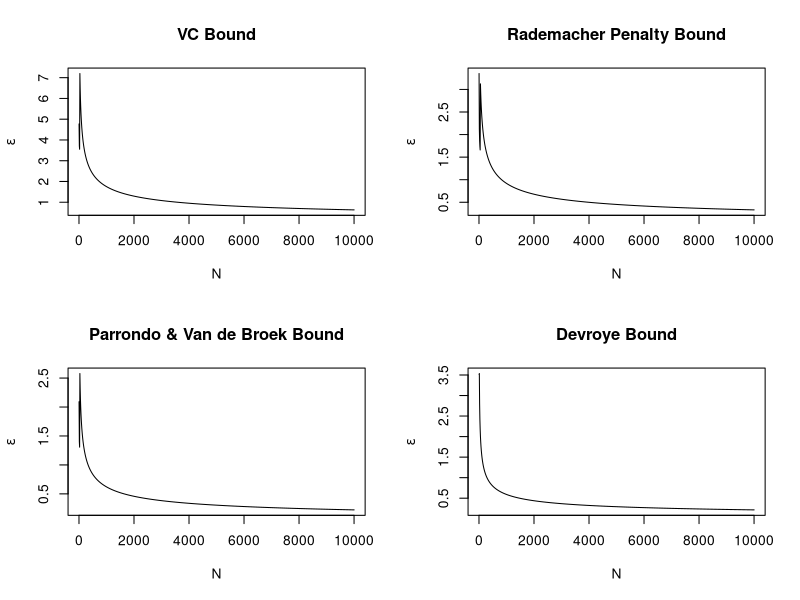

Source code (R):
############### GENERALIZATION ERROR ###############
#
# There are various bounds for generalization error.  This script contains functions for calculating four such bounds
# given
#
# A function for computing the minimum sample size necessary to satisfy the VC bound for specified values of epsilon, 
# delta, and VC dimension is also provided.
#
# Each of these functions requires a growth function to be passed in as a parameter.  One growth function, which 
# uses N^(d_VC) as an approximation, is provided and used by default if no growth function is specified.  
#
############### DEFINITIONS ###############
#
# N = Sample Size
# d_VC = VC Dimension
# g = A hypothesis function for approximating a target function
# E_in(g) = In-Sample Error
# E_out(g) = Out-of-Sample Error
# m_H(N) = Growth Function:  Counts the most dichotomies on any N points; satisfies m_H(N) <= 2^N 
# epsilon = Omega = Generalization Error Tolerance
# eps = Actual Generalization Error
# delta = Upper bound on the probability that generalization error will be more than a specified value
# 1 - delta = Confidence that generalization error will be at most a specified value
#
# True Generalization Error: eps = E_out - E_in
#
# Generalization Error Tolerance: epsilon = Omega = sqrt((8/N)*ln(4*m_H(2N)/delta))
#
# VC Inequality: P[|E_in(g) - E_out(g)| > epsilon] <= 4*m_H(2N)*e^(-(1/8)*(epsilon^2)*N) = delta
#
############### RELEVANT BOUNDS ###############
#
# The following bounds all hold with probability at least 1 - delta:
#
# Rearranging the VC Inequality: E_out <= E_in + Omega 
#
# Original VC Bound: eps <= sqrt((8/N)*ln(4*m_H(2N)/delta))
#
# Rademacher Penalty Bound: eps <= sqrt((2*ln(2*N*m_H(N)))/N) + sqrt((2/N)*ln(1/delta)) + 1/N
#
# Parrondo and Van den Broek: eps <= sqrt((1/N)*(2*eps + ln((6*m_H(2*N))/delta)))
#
# Devroye: eps <= sqrt((1/(2*N))*(4*eps*(1 + eps) + ln((4*m_H(N^2))/delta)))

############### IMPLEMENTATION ###############

## A simple approximation for growth functions using N^(d_VC)
## If N <= d_VC, then the growth function can be computed exactly as 2^N because the sample can be shattered
## log.apply - When set to true, the natural log is applied to the approximation; useful for dealing with large numbers
m_H.approximate <- function(N, d_VC, log.apply = FALSE) {
  if(log.apply) {
    if(N <= d_VC)
      return(N*log(2))
    else
      return(d_VC*log(N))
  }
  
  if(N <= d_VC)
    return(2^N)
  
  else
    N^(d_VC)
}

## Calculates the minimum sample size necessary to satisfy the VC inequality; N >= (8/epsilon^2)ln((4*m_H(2*N))/delta)
## Uses an iterative method for solving N = f(N).  The method is as follows:
##    Choose a starting value N_0 and then iteratively set N_i+1 = f(N_i) 
##    Stop when N_i+1 approximates N_i within a specified margin.
##    Works when |f(N_i) - f(N_j)| <= c*|N_i - N_j| in the region where the iterations are taking place for some c < 1
## epsilon - Generalization error tolerance
## delta - Confidence level; there is (1 - delta)% confidence that the generalization error will be at most epsilon
## d_VC - VC dimension
## m_H - A growth function
## N_0 - Starting point for iterative approximation
## margin - Margin of error for iterative approximation
vcBound.computeSufficientN <- function(epsilon = 0.05, delta = 0.05, d_VC = 10, m_H = m_H.approximate, N_0 = 1, margin = 0.0001) {
  N_1 <- (8/epsilon^2)*log((4*m_H(2*N_0, d_VC))/delta)
  while(N_1 - N_0 > margin) {
    N_0 <- N_1
    N_1 <- (8/epsilon^2)*log((4*m_H(2*N_0, d_VC))/delta)
  }
  N_1
}

## Calculates the VC bound on generalization error for specified parameters
bound.vapnikChervonenkis <- function(N, delta = 0.05, d_VC = 50, m_H = m_H.approximate) {
  sqrt((8/N)*log((4*m_H(2*N, d_VC))/delta))
}

## Calculates the Rademacher Penalty bound on generalization error for specified parameters
bound.rademacherPenalty <- function(N, delta = 0.05, d_VC = 50, m_H = m_H.approximate) {
  sqrt((2*log(2*N*m_H(N, d_VC)))/N) + sqrt((2/N)*log(1/delta)) + 1/N
}

## Calculates the Parrondo and Van De Broek bound on generalization error for specified parameters
## The bound is an implicit bound on eps; thus, it is solved by iterative method
bound.parrondo_vanDenBroek <- function(N, delta = 0.05, d_VC = 50, m_H = m_H.approximate, eps_0 = 0, margin = 0.0001) {
  eps_1 <- sqrt((1/N)*(2*eps_0 + log((6*m_H(2*N, d_VC))/delta)))
  while(eps_1 - eps_0 > margin) {
    eps_0 <- eps_1
    eps_1 <- sqrt((1/N)*(2*eps_0 + log((6*m_H(2*N, d_VC))/delta)))
  }
  eps_1
}

## Calculates the Devroye bound on generalization error for specified parameters
## The bound is an implicit bound on eps; thus, it is solved by iterative method
## This bound is trivial and always satisfied for N < 3; iteration will not converge in this range
## log.eval - When set to true, the log expression in the bound will be expanded; useful for handling very large numbers
bound.devroye <- function(N, delta = 0.05, d_VC = 50, m_H = m_H.approximate, eps_0 = 0, margin = 0.0001, log.eval = TRUE) {
  if(log.eval)
    bound <- function(x) sqrt((1/(2*N))*(4*x*(1 + x) + log(4) + m_H(N = N^2, d_VC = d_VC, log.apply = TRUE) - log(delta)))
  else
    bound <- function(x) sqrt((1/(2*N))*(4*x*(1 + x) + log((4*m_H(N^2, d_VC))/delta)))
  eps_1 <- bound(eps_0)
  while(eps_1 - eps_0 > margin) {
    eps_0 <- eps_1
    eps_1 <- bound(eps_0)
  }
  
  eps_1
}

## Plots each of the four bounds across specified values of N
## Values of N < 3 will cause computation of the devroye bound to fail because of divergence
bounds.plot <- function(N = seq(3, 10003, 10), delta = 0.05, d_VC = 50, m_H = m_H.approximate, eps_0 = 0, margin = 0.0001, log.eval = TRUE) {
  vc <- numeric(length(N))
  rademacher <- numeric(length(N))
  parrondoVdB <- numeric(length(N))
  devroye <- numeric(length(N))
  for(i in 1:length(N)) {
    vc[i] <- bound.vapnikChervonenkis(N[i], delta, d_VC, m_H)
    rademacher[i] <- bound.rademacherPenalty(N[i], delta, d_VC, m_H)
    parrondoVdB[i] <- bound.parrondo_vanDenBroek(N[i], delta, d_VC, m_H, eps_0, margin)
    devroye[i] <- bound.devroye(N[i], delta, d_VC, m_H, eps_0, margin, log.eval)
  }
  par(mfrow=c(2,2))
  plot(N, vc, type = 'l', xlab = 'N', ylab = expression(epsilon), main = 'VC Bound')
  plot(N, rademacher, type = 'l', xlab = 'N', ylab = expression(epsilon), main = 'Rademacher Penalty Bound')
  plot(N, parrondoVdB, type = 'l', xlab = 'N', ylab = expression(epsilon), main = 'Parrondo & Van de Broek Bound')
  plot(N, devroye, type = 'l', xlab = 'N', ylab = expression(epsilon), main = 'Devroye Bound')
}

## Problem 1
vcBound.computeSufficientN() 

## Problem 2
bound.vapnikChervonenkis(10000)
bound.rademacherPenalty(10000)
bound.parrondo_vanDenBroek(10000)
bound.devroye(10000)

## Problem 3
bound.vapnikChervonenkis(5)
bound.rademacherPenalty(5)
bound.parrondo_vanDenBroek(5)
bound.devroye(5)

## Plots
bounds.plot() 